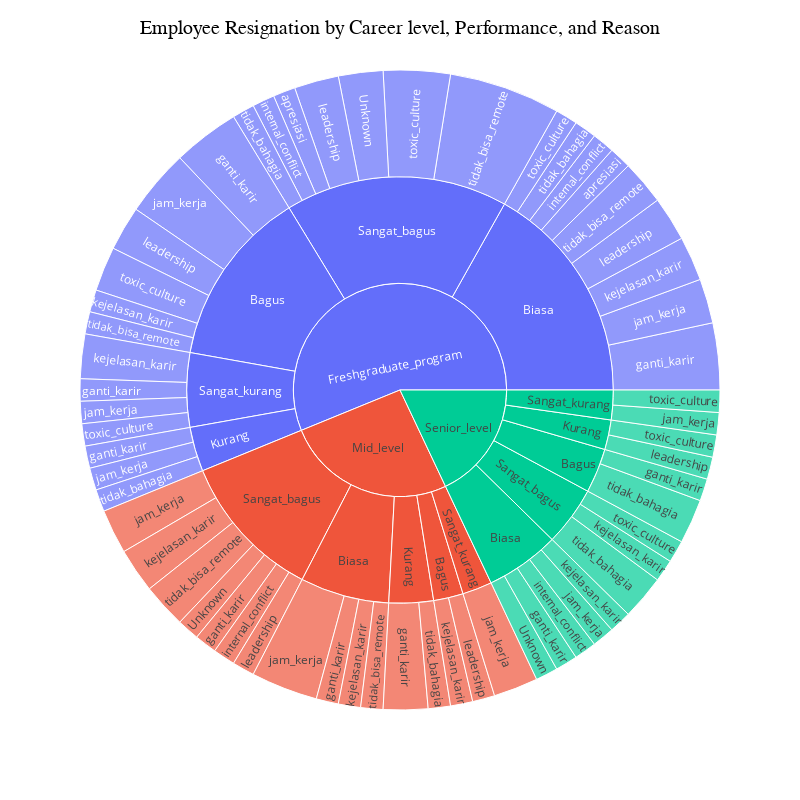

Notebook source saved alongside this figure:
### Markdown cell above
**Spesific Reasons by department**:
- Software Engineer (Back End): Lack of career clarity (kejelasan_karir), appreciation (apresiasi), and leadership.
- Data Analyst: Internal conflict and toxic culture.
- Software Engineer (Android): Lack of career clarity (kejalankan_karir) and toxic culture.
- Product Manager: Workload (jam_kerja) and lack of career clarity (kejelasan_karir).
- Product Design (UI & UX): Desire for career change (ganti_karir) and unhappiness (tidak_bahagia).
- Software Engineer (Front End): Remote work policy (tidak_bisa_remote) and leadership.

### Code cell
jpa = data_eda1.groupby(['JenjangKarir', 'PerformancePegawai', 'AlasanResign'])['Resign'].value_counts().reset_index(name='Total')

jpa_res = jpa[jpa['Resign']=='Yes']

fig = px.sunburst(
    jpa_res, 
    path=['JenjangKarir', 'PerformancePegawai', 'AlasanResign'],
    values='Total'
)

fig.update_layout(
    width=800,
    height=800,
    title='Employee Resignation by Career level, Performance, and Reason',
    title_font_size=20,
    title_font_family='serif',
    title_font_color='black',
    title_x=0.5,
    title_y=1,
    title_pad_t=20,
    title_pad_b=20
)

fig.show()

### Figure 1 — Plotly figure (JSON) as saved in the notebook; plotly's stock layout.template omitted (floating-point values rounded to 4 significant figures)
{"data": [{"branchvalues": "total", "domain": {"x": [0, 1], "y": [0, 1]}, "hovertemplate": "labels=%{label}<br>Total=%{value}<br>parent=%{parent}<br>id=%{id}<extra></extra>", "ids": ["Senior_level/Biasa/Unknown", "Freshgraduate_program/Sangat_bagus/Unknown", "Mid_level/Sangat_bagus/Unknown", "Freshgraduate_program/Biasa/apresiasi", "Freshgraduate_program/Sangat_bagus/apresiasi", "Freshgraduate_program/Bagus/ganti_karir", "Senior_level/Bagus/ganti_karir", "Freshgraduate_program/Biasa/ganti_karir", "Mid_level/Biasa/ganti_karir", "Senior_level/Biasa/ganti_karir", "Freshgraduate_program/Kurang/ganti_karir", "Mid_level/Kurang/ganti_karir", "Mid_level/Sangat_bagus/ganti_karir", "Freshgraduate_program/Sangat_kurang/ganti_karir", "Freshgraduate_program/Biasa/internal_conflict", "Senior_level/Biasa/internal_conflict", "Freshgraduate_program/Sangat_bagus/internal_conflict", "Mid_level/Sangat_bagus/internal_conflict", "Freshgraduate_program/Bagus/jam_kerja", "Freshgraduate_program/Biasa/jam_kerja", "Mid_level/Biasa/jam_kerja", "Senior_level/Biasa/jam_kerja", "Freshgraduate_program/Kurang/jam_kerja", "Mid_level/Sangat_bagus/jam_kerja", "Freshgraduate_program/Sangat_kurang/jam_kerja", "Mid_level/Sangat_kurang/jam_kerja", "Senior_level/Sangat_kurang/jam_kerja", "Freshgraduate_program/Bagus/kejelasan_karir", "Mid_level/Bagus/kejelasan_karir", "Freshgraduate_program/Biasa/kejelasan_karir", "Mid_level/Biasa/kejelasan_karir", "Senior_level/Biasa/kejelasan_karir", "Mid_level/Sangat_bagus/kejelasan_karir", "Senior_level/Sangat_bagus/kejelasan_karir", "Freshgraduate_program/Sangat_kurang/kejelasan_karir", "Freshgraduate_program/Bagus/leadership", "Mid_level/Bagus/leadership", "Freshgraduate_program/Biasa/leadership", "Senior_level/Kurang/leadership", "Freshgraduate_program/Sangat_bagus/leadership", "Mid_level/Sangat_bagus/leadership", "Senior_level/Bagus/tidak_bahagia", "Freshgraduate_program/Biasa/tidak_bahagia", "Freshgraduate_program/Kurang/tidak_bahagia", "Mid_level/Kurang/tidak_bahagia", "Freshgraduate_program/Sangat_bagus/tidak_bahagia", "Senior_level/Sangat_bagus/tidak_bahagia", "Freshgraduate_program/Bagus/tidak_bisa_remote", "Freshgraduate_program/Biasa/tidak_bisa_remote", "Mid_level/Biasa/tidak_bisa_remote", "Freshgraduate_program/Sangat_bagus/tidak_bisa_remote", "Mid_level/Sangat_bagus/tidak_bisa_remote", "Freshgraduate_program/Bagus/toxic_culture", "Freshgraduate_program/Biasa/toxic_culture", "Senior_level/Kurang/toxic_culture", "Freshgraduate_program/Sangat_bagus/toxic_culture", "Senior_level/Sangat_bagus/toxic_culture", "Freshgraduate_program/Sangat_kurang/toxic_culture", "Senior_level/Sangat_kurang/toxic_culture", "Freshgraduate_program/Bagus", "Mid_level/Bagus", "Senior_level/Bagus", "Freshgraduate_program/Biasa", "Mid_level/Biasa", "Senior_level/Biasa", "Freshgraduate_program/Kurang", "Mid_level/Kurang", "Senior_level/Kurang", "Freshgraduate_program/Sangat_bagus", "Mid_level/Sangat_bagus", "Senior_level/Sangat_bagus", "Freshgraduate_program/Sangat_kurang", "Mid_level/Sangat_kurang", "Senior_level/Sangat_kurang", "Freshgraduate_program", "Mid_level", "Senior_level"], "labels": ["Unknown", "Unknown", "Unknown", "apresiasi", "apresiasi", "ganti_karir", "ganti_karir", "ganti_karir", "ganti_karir", "ganti_karir", "ganti_karir", "ganti_karir", "ganti_karir", "ganti_karir", "internal_conflict", "internal_conflict", "internal_conflict", "internal_conflict", "jam_kerja", "jam_kerja", "jam_kerja", "jam_kerja", "jam_kerja", "jam_kerja", "jam_kerja", "jam_kerja", "jam_kerja", "kejelasan_karir", "kejelasan_karir", "kejelasan_karir", "kejelasan_karir", "kejelasan_karir", "kejelasan_karir", "kejelasan_karir", "kejelasan_karir", "leadership", "leadership", "leadership", "leadership", "leadership", "leadership", "tidak_bahagia", "tidak_bahagia", "tidak_bahagia", "tidak_bahagia", "tidak_bahagia", "tidak_bahagia", "tidak_bisa_remote", "tidak_bisa_remote", "tidak_bisa_remote", "tidak_bisa_remote", "tidak_bisa_remote", "toxic_culture", "toxic_culture", "toxic_culture", "toxic_culture", "toxic_culture", "toxic_culture", "toxic_culture", "Bagus", "Bagus", "Bagus", "Biasa", "Biasa", "Biasa", "Kurang", "Kurang", "Kurang", "Sangat_bagus", "Sangat_bagus", "Sangat_bagus", "Sangat_kurang", "Sangat_kurang", "Sangat_kurang", "Freshgraduate_program", "Mid_level", "Senior_level"], "name": "", "parents": ["Senior_level/Biasa", "Freshgraduate_program/Sangat_bagus", "Mid_level/Sangat_bagus", "Freshgraduate_program/Biasa", "Freshgraduate_program/Sangat_bagus", "Freshgraduate_program/Bagus", "Senior_level/Bagus", "Freshgraduate_program/Biasa", "Mid_level/Biasa", "Senior_level/Biasa", "Freshgraduate_program/Kurang", "Mid_level/Kurang", "Mid_level/Sangat_bagus", "Freshgraduate_program/Sangat_kurang", "Freshgraduate_program/Biasa", "Senior_level/Biasa", "Freshgraduate_program/Sangat_bagus", "Mid_level/Sangat_bagus", "Freshgraduate_program/Bagus", "Freshgraduate_program/Biasa", "Mid_level/Biasa", "Senior_level/Biasa", "Freshgraduate_program/Kurang", "Mid_level/Sangat_bagus", "Freshgraduate_program/Sangat_kurang", "Mid_level/Sangat_kurang", "Senior_level/Sangat_kurang", "Freshgraduate_program/Bagus", "Mid_level/Bagus", "Freshgraduate_program/Biasa", "Mid_level/Biasa", "Senior_level/Biasa", "Mid_level/Sangat_bagus", "Senior_level/Sangat_bagus", "Freshgraduate_program/Sangat_kurang", "Freshgraduate_program/Bagus", "Mid_level/Bagus", "Freshgraduate_program/Biasa", "Senior_level/Kurang", "Freshgraduate_program/Sangat_bagus", "Mid_level/Sangat_bagus", "Senior_level/Bagus", "Freshgraduate_program/Biasa", "Freshgraduate_program/Kurang", "Mid_level/Kurang", "Freshgraduate_program/Sangat_bagus", "Senior_level/Sangat_bagus", "Freshgraduate_program/Bagus", "Freshgraduate_program/Biasa", "Mid_level/Biasa", "Freshgraduate_program/Sangat_bagus", "Mid_level/Sangat_bagus", "Freshgraduate_program/Bagus", "Freshgraduate_program/Biasa", "Senior_level/Kurang", "Freshgraduate_program/Sangat_bagus", "Senior_level/Sangat_bagus", "Freshgraduate_program/Sangat_kurang", "Senior_level/Sangat_kurang", "Freshgraduate_program", "Mid_level", "Senior_level", "Freshgraduate_program", "Mid_level", "Senior_level", "Freshgraduate_program", "Mid_level", "Senior_level", "Freshgraduate_program", "Mid_level", "Senior_level", "Freshgraduate_program", "Mid_level", "Senior_level", "", "", ""], "type": "sunburst", "values": [1, 2, 1, 1, 1, 3, 1, 3, 1, 1, 1, 2, 1, 1, 1, 1, 1, 1, 3, 2, 3, 1, 1, 2, 1, 2, 1, 1, 1, 2, 1, 1, 2, 1, 2, 2, 1, 2, 1, 2, 1, 2, 1, 1, 1, 1, 2, 1, 2, 1, 5, 2, 2, 1, 1, 3, 1, 1, 1, 12, 2, 3, 15, 6, 5, 3, 3, 2, 15, 10, 4, 5, 2, 2, 50, 23, 16]}], "layout": {"height": 800, "legend": {"tracegroupgap": 0}, "margin": {"t": 60}, "title": {"font": {"color": "black", "family": "serif", "size": 20}, "pad": {"b": 20, "t": 20}, "text": "Employee Resignation by Career level, Performance, and Reason", "x": 0.5, "y": 1}, "width": 800}}
